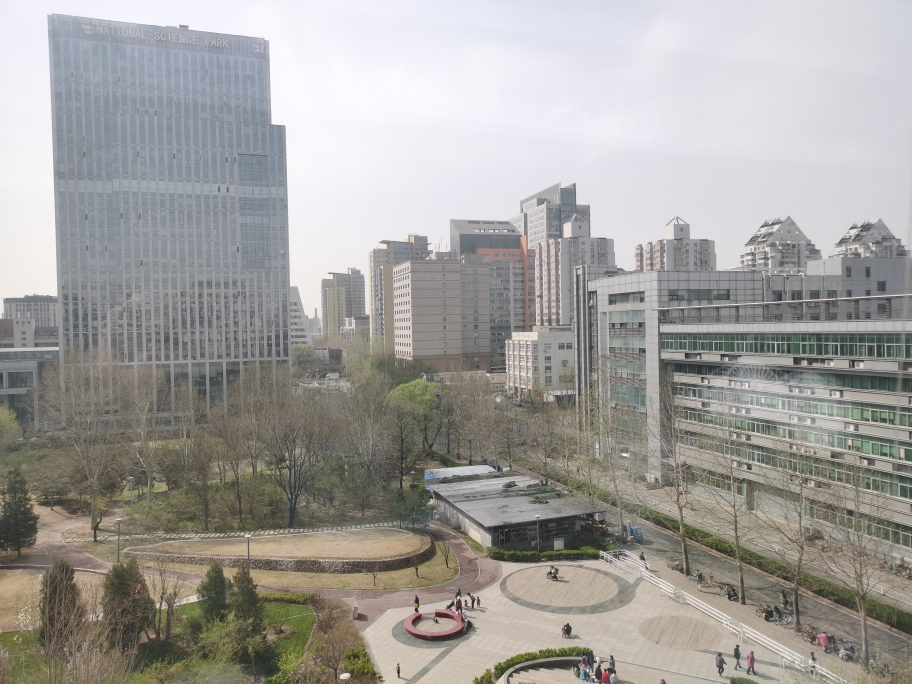
#> input picture data/samples/rt0.jpg, 3648 x 2736 px (shown at 1/4 size)
$ python test_origin.py
#> lines starting #> are read from the running program, lines starting #| are printed output that depends on the picture
### src/vp_calib/engine.py
import os
import sys
import math
import numpy as np
import cv2
from typing import List, Tuple, Optional, Union, Any

EPS = 1e-10

def read_image(path: str) -> Optional[np.ndarray]:
    image = cv2.imread(path)
    if image is not None:
        image = cv2.cvtColor(image, cv2.COLOR_BGR2RGB)
    return image

def image_enhance(image: np.ndarray, contrast: float, sharpness: float) -> np.ndarray:
    return cv2.convertScaleAbs(image, alpha=1.2, beta=5)

def get_hough_lines_cv(image: np.ndarray, line_length: int, line_gap: int) -> Tuple[np.ndarray, np.ndarray]:
    if len(image.shape) == 3: gray = cv2.cvtColor(image, cv2.COLOR_RGB2GRAY)
    else: gray = image
    clahe = cv2.createCLAHE(clipLimit=2.0, tileGridSize=(8, 8))
    gray_clahe = clahe.apply(gray)
    high_thresh, _ = cv2.threshold(gray_clahe, 0, 255, cv2.THRESH_BINARY + cv2.THRESH_OTSU)
    edges = cv2.Canny(gray_clahe, high_thresh * 0.4, high_thresh, apertureSize=3)
    lines = cv2.HoughLinesP(edges, 1, np.pi/180, threshold=45, minLineLength=line_length, maxLineGap=line_gap)
    if lines is None: return np.array([]), edges
    return lines.reshape(-1, 2, 2), edges

def refine_vp_svd(lines: np.ndarray) -> np.ndarray:
    if len(lines) < 2: return np.array([0, 0, 0.0])
    pts1, pts2 = lines[:, 0], lines[:, 1]
    L = np.cross(np.c_[pts1, np.ones(len(pts1))], np.c_[pts2, np.ones(len(pts2))])
    _, _, Vh = np.linalg.svd(L)
    vp = Vh[-1, :]
    if abs(vp[2]) < EPS: return vp / (np.linalg.norm(vp[:2]) + EPS)
    return vp / vp[2]

def run_vectorized_ransac(lines: np.ndarray, iterations: int, threshold: float, ignore_mask: Optional[np.ndarray] = None, vp_type: str = None, pp: np.ndarray = None) -> Tuple[Optional[np.ndarray], Optional[np.ndarray]]:
    num_lines = lines.shape[0]
    if num_lines < 2: return None, None
    valid_indices = np.where(~ignore_mask)[0] if ignore_mask is not None else np.arange(num_lines)
    if len(valid_indices) < 2: return None, None
    idx_pairs = np.random.choice(valid_indices, size=(min(iterations, 2000), 2), replace=True)
    L1 = np.cross(np.c_[lines[idx_pairs[:,0],0], np.ones(len(idx_pairs))], np.c_[lines[idx_pairs[:,0],1], np.ones(len(idx_pairs))])
    L2 = np.cross(np.c_[lines[idx_pairs[:,1],0], np.ones(len(idx_pairs))], np.c_[lines[idx_pairs[:,1],1], np.ones(len(idx_pairs))])
    hyp = np.cross(L1, L2)
    mask = np.abs(hyp[:, 2]) > EPS
    hyp = hyp[mask]; hyp /= (hyp[:, 2:3] + EPS)

    # [改良 2] Spatial Constraints for Indoor Environments
    if vp_type == 'forward' and pp is not None:
        dist = np.linalg.norm(hyp[:, :2] - pp, axis=1)
        hyp = hyp[dist < pp[0] * 1.0] # Forward VP is near center
    elif vp_type == 'vertical' and pp is not None:
        dist = np.linalg.norm(hyp[:, :2] - pp, axis=1)
        hyp = hyp[dist > pp[0] * 1.5] # Vertical VP is far from center

    if len(hyp) == 0: return None, None
    line_dirs = lines[:, 1] - lines[:, 0]
    v_dirs = hyp[:, np.newaxis, :2] - lines[np.newaxis, :, 0, :2]
    cos_theta = np.abs(np.sum(v_dirs * line_dirs[np.newaxis], axis=2) / (np.linalg.norm(v_dirs, axis=2) * np.linalg.norm(line_dirs, axis=1) + EPS))
    in_mat = cos_theta > math.cos(threshold * np.pi / 180.0)
    best_idx = np.argmax(np.sum(in_mat, axis=1))
    return hyp[best_idx], in_mat[best_idx]

def get_vp_inliers(image_input: Any, contrast: float, sharpness: float, sigma: float,
                   iterations: int, line_len: int, line_gap: int, threshold: float,
                   processing_width: int = 960) -> Tuple[List, List, List]:
    """
    Detects vanishing points and their inlier lines using RANSAC.

    Args:
        image_input: Path to the image or numpy array of the image.
        contrast: Contrast enhancement factor.
        sharpness: Sharpness enhancement factor.
        sigma: Gaussian blur sigma.
        iterations: Number of RANSAC iterations.
        line_len: Minimum line length for Hough transform.
        line_gap: Maximum line gap for Hough transform.
        threshold: Inlier threshold angle in degrees.
        processing_width: Width to resize image for processing.

    Returns:
        Tuple containing inlier masks, vanishing points, and visualization data.
    """
    full_image = read_image(image_input) if isinstance(image_input, str) else image_input
    if full_image is None: return [], [], [None, None, None, np.array([])]
    h, w = full_image.shape[:2]
    scale = processing_width / float(w)
    img_s = cv2.resize(full_image, (processing_width, int(h * scale)))
    sh, sw = img_s.shape[:2]
    if sigma > 0: img_s = cv2.GaussianBlur(img_s, (int(sigma*2)|1, int(sigma*2)|1), sigma)
    enh = image_enhance(img_s, contrast, sharpness)
    lines_s, edges_s = get_hough_lines_cv(enh, line_len, line_gap)
    if lines_s.size == 0: return [], [None, None, None], [full_image, enh, edges_s, np.array([])]

    dy, dx = np.abs(lines_s[:, 1, 1] - lines_s[:, 0, 1]), np.abs(lines_s[:, 1, 0] - lines_s[:, 0, 0])
    y_mean = np.mean(lines_s[:, :, 1], axis=1)

    # [改良 1] 更精細的語意篩選
    # 垂直池: 嚴格垂直線 (dy > dx * 2.0)
    v_mask = (dy > dx * 2.0)
    # 車道/深度池: 非垂直線
    road_mask = (~v_mask)

    pp_s = np.array([sw/2, sh/2])

    # RANSAC (導入空間約束)
    _, i_y = run_vectorized_ransac(lines_s, iterations, threshold, ignore_mask=~v_mask, vp_type='vertical', pp=pp_s)
    _, i_z = run_vectorized_ransac(lines_s, iterations, threshold, ignore_mask=~road_mask, vp_type='forward', pp=pp_s)

    def compute_vp_from_mask(m):
        if m is None or np.sum(m) < 2: return np.array([0, 0, 0.0])
        v = refine_vp_svd(lines_s[m])
        return np.array([v[0]/scale, v[1]/scale, v[2]])

    vy, vz = compute_vp_from_mask(i_y), compute_vp_from_mask(i_z)

    # [改良 3] Fallback 策略：若偵測不到 Vz，使用影像中心偏上點作為前進方向
    if np.linalg.norm(vz[:2]) < 1e-3 or vz[2] < 0.5:
        vz = np.array([w/2, h/2, 1.0])
    if np.linalg.norm(vy[:2]) < 1e-3: vy = np.array([0, 1, 0.0])

    # X 軸預設 (會由後續 cross product 校正)
    vx = np.array([1, 0, 0.0])

    return [None, i_z, i_y], [vx, vz, vy], [full_image, enh, edges_s, lines_s / scale]

# [34 lines left out: functions calculate_rotation_matrix, reconstruct_vps, calculate_camera_attitude, not called in this run]

def adapt_to_kitti_frame(ypr: np.ndarray) -> np.ndarray:
    y, p, r = ypr
    return np.array([(y + 180) % 360 - 180, p, (r + 90) % 180 - 90])

# [25 lines left out: function draw_axes_on_image, not called in this run]

def estimate_origin_from_inliers(image_shape: Tuple[int, ...], inlier_masks: List[np.ndarray], lines: np.ndarray) -> List[int]:
    h, w = image_shape[:2]
    ox, oy = int(w * 0.15), int(h * 0.85)

    if len(inlier_masks) >= 3 and inlier_masks[1] is not None and inlier_masks[2] is not None:
        y_lines = lines[inlier_masks[2]]
        if len(y_lines) > 0:
            y_pts = y_lines.reshape(-1, 2)
            dists = np.linalg.norm(y_pts - np.array([w*0.2, h*0.8]), axis=1)
            best_pt = y_pts[np.argmin(dists)]
            pad = int(min(w, h) * 0.15)
            ox = int(np.clip(best_pt[0], pad, w - pad))
            oy = int(np.clip(best_pt[1], pad, h - pad))
    return [ox, oy]

# [51 lines left out: functions determine_focal_length, draw_inliers, main, not called in this run]

### test_origin.py
import sys, cv2, os
sys.path.append(os.path.abspath('src'))
from vp_calib.engine import get_vp_inliers, estimate_origin_from_inliers
img = "data/samples/rt0.jpg"
frame = cv2.imread(img)
#> frame is the input picture: shape (2736, 3648, 3); mean B, G, R 155.5, 159, 161.2
inliers, vps, viz = get_vp_inliers(img, 1.5, 2.0, 3, 3000, 60, 15, 2.0, 960)
#> in get_hough_lines_cv, `if len(image.shape) == 3: gray = cv2.cvtColor(image, cv2.COLOR_RGB2GRAY)`:
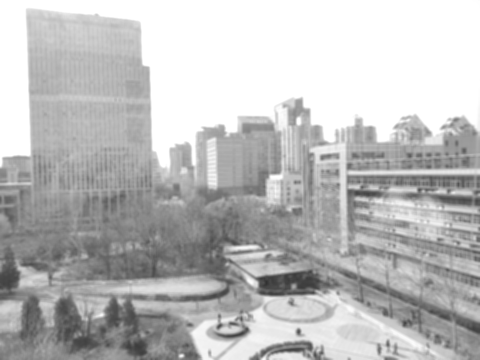
#> gray: shape (720, 960) (shown at 1/2 size); min 48, max 255, mean 188.1
#> in get_hough_lines_cv, `gray_clahe = clahe.apply(gray)`:
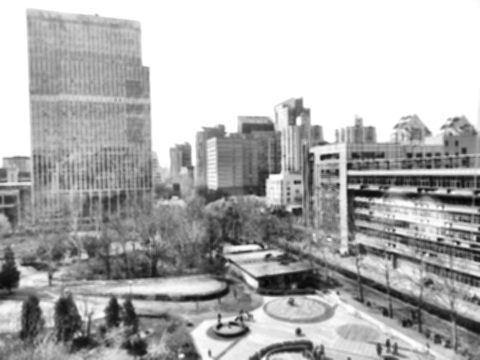
#> gray_clahe: shape (720, 960) (shown at 1/2 size); min 6, max 255, mean 175.3
#> in get_hough_lines_cv, `high_thresh, _ = cv2.threshold(gray_clahe, 0, 255, cv2.THRESH_BINARY +..`: high_thresh = 176
#> in get_hough_lines_cv, `edges = cv2.Canny(gray_clahe, high_thresh * 0.4, high_thresh, aperture..`:
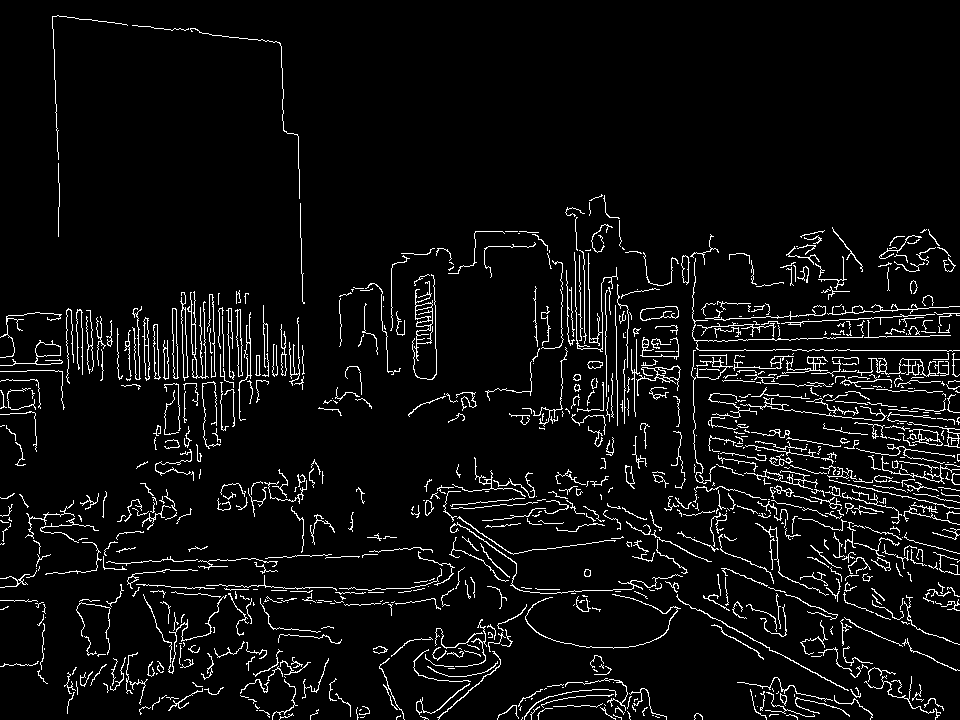
#> edges: shape (720, 960); 5.5% white in thin lines or dots
#> in get_hough_lines_cv, `lines = cv2.HoughLinesP(edges, 1, np.pi/180, threshold=45, minLineLeng..`: lines = 290 rows, first 6: [693, 327, 959, 313], [694, 340, 929, 336], [50, 320, 303, 351], [678, 350, 775, 350], [60, 353, 298, 341], [605, 352, 674, 357]
#> in get_vp_inliers, `dy, dx = np.abs(lines_s[:, 1, 1] - lines_s[:, 0, 1]), np.abs(lines_s[:..`: dy = 290 values, max 190 at index 19, min 0 at index 3, mean 21.88; dx = 290 values, max 268 at index 13, min 0 at index 235, mean 93.75
#> in get_vp_inliers, `y_mean = np.mean(lines_s[:, :, 1], axis=1)`: y_mean = 290 values, max 706.5 at index 184, min 24 at index 270, mean 425.1
#> in run_vectorized_ransac, `valid_indices = np.where(~ignore_mask)[0] if ignore_mask is not None e..`: valid_indices = [19, 53, 113, 166, 220, 235, 248, 249, 255, 268, 274, 283, 287, 288]
#> in run_vectorized_ransac, `idx_pairs = np.random.choice(valid_indices, size=(min(iterations, 2000..`: idx_pairs = 2000 pairs, first value 19 to 288, second value 19 to 288
#> in run_vectorized_ransac, `L1 = np.cross(np.c_[lines[idx_pairs[:,0],0], np.ones(len(idx_pairs))],..`: L1 = 2000 rows, first 8: [-64, 2, 33658], [-190, 6, 9974], [-94, 2, 53916], [-77, 1, 31674], [-69, 1, 42148], [-91, 3, 38578], [-77, 1, 31674], [156, 0, -108108]
#> in run_vectorized_ransac, `L2 = np.cross(np.c_[lines[idx_pairs[:,1],0], np.ones(len(idx_pairs))],..`: L2 = 2000 rows, first 8: [61, 0, -23851], [-69, 1, 42148], [-69, 1, 42148], [-61, 1, 46796], [61, 0, -23851], [102, 1, -58961], [-84, 5, 62017], [156, 0, -108108]
#> in run_vectorized_ransac, `hyp = np.cross(L1, L2)`: hyp = 2000 rows, first 8: [-47702, 526674, -122], [242914, 7319914, 224], [30380, 241708, 44], [15122, 1671178, -16], [-23851, 925309, -61], [-215461, -1430495, -397], [-96353, 2114693, -301], [0, 0, 0]
#> in run_vectorized_ransac, `hyp = hyp[mask]`: hyp = 1768 rows, first 8: [-47702, 526674, -122], [242914, 7319914, 224], [30380, 241708, 44], [15122, 1671178, -16], [-23851, 925309, -61], [-215461, -1430495, -397], [-96353, 2114693, -301], [75204, 353390, 122]
#> in run_vectorized_ransac, `hyp /= hyp[:, 2:3] + EPS`: hyp = 1768 rows, first 8: [391, -4317, 1], [1084.4, 32678.2, 1], [690.5, 5493.4, 1], [-945.1, -104448.6, 1], [391, -15169, 1], [542.7, 3603.3, 1], [320.1, -7025.6, 1], [616.4, 2896.6, 1]
#> in run_vectorized_ransac, `dist = np.linalg.norm(hyp[:, :2] - pp, axis=1)`: dist = 1768 values, max 1439515.2 at index 206, min 236.7 at index 401, mean 41497
#> in run_vectorized_ransac, `hyp = hyp[dist > pp[0] * 1.5]`: hyp = 1708 rows, first 8: [391, -4317, 1], [1084.4, 32678.2, 1], [690.5, 5493.4, 1], [-945.1, -104448.6, 1], [391, -15169, 1], [542.7, 3603.3, 1], [320.1, -7025.6, 1], [616.4, 2896.6, 1]
#> in run_vectorized_ransac, `line_dirs = lines[:, 1] - lines[:, 0]`: line_dirs = 290 pairs, first value 0 to 268, second value -156 to 190
#> in run_vectorized_ransac, `cos_theta = np.abs(np.sum(v_dirs * line_dirs[np.newaxis], axis=2) / (n..`:
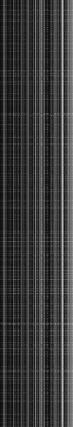
#> cos_theta: shape (1708, 290) float64 (shown at 1/4 size); min 1.21e-06, max 1, mean 0.234
#> in run_vectorized_ransac, `in_mat = cos_theta > math.cos(threshold * np.pi / 180.0)`:
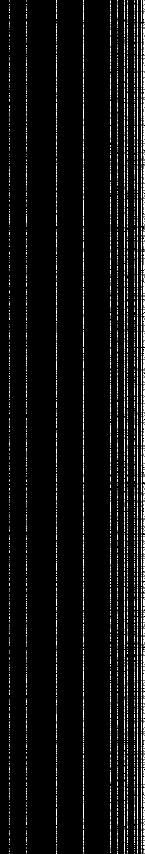
#> in_mat: shape (1708, 290) bool (shown at 1/2 size); 3.3% white in thin lines or dots
#> in run_vectorized_ransac, `best_idx = np.argmax(np.sum(in_mat, axis=1))`: best_idx = 1
#> call 2 of run_vectorized_ransac, with lines = array of shape (290, 2, 2), iterations = 3000, threshold = 2, ignore_mask = array of shape (290,), vp_type = 'forward', pp = array of shape (2,)
#> in run_vectorized_ransac (call 2), `valid_indices = np.where(~ignore_mask)[0] if ignore_mask is not None e..`: valid_indices = 276 values from 0 to 289
#> in run_vectorized_ransac (call 2), `idx_pairs = np.random.choice(valid_indices, size=(min(iterations, 2000..`: idx_pairs = 2000 pairs, first value 0 to 289, second value 0 to 289
#> in run_vectorized_ransac (call 2), `L1 = np.cross(np.c_[lines[idx_pairs[:,0],0], np.ones(len(idx_pairs))],..`: L1 = 2000 rows, first 8: [-59, 108, -20434], [14, 61, -40291], [-19, 175, -56854], [3, 61, -36611], [7, 63, -36547], [1, 66, -26111], [-7, 62, -19507], [24, 67, -39053]
#> in run_vectorized_ransac (call 2), `L2 = np.cross(np.c_[lines[idx_pairs[:,1],0], np.ones(len(idx_pairs))],..`: L2 = 2000 rows, first 8: [17, 69, -47104], [24, 67, -39053], [0, 148, -55796], [-8, 74, -22230], [21, 80, -55551], [-9, 83, -30225], [7, 72, -24468], [10, 60, -41230]
#> in run_vectorized_ransac (call 2), `hyp = np.cross(L1, L2)`: hyp = 2000 rows, first 8: [-3677286, -3126514, -5907], [317264, -420242, -526], [-1349908, -1060124, -2812], [1353184, 359578, 710], [-575953, -378630, -763], [172363, 265224, 677], [-112512, -307825, -938], [-419230, 598990, 770]
#> in run_vectorized_ransac (call 2), `hyp = hyp[mask]`: hyp = 1986 rows, first 8: [-3677286, -3126514, -5907], [317264, -420242, -526], [-1349908, -1060124, -2812], [1353184, 359578, 710], [-575953, -378630, -763], [172363, 265224, 677], [-112512, -307825, -938], [-419230, 598990, 770]
#> in run_vectorized_ransac (call 2), `hyp /= hyp[:, 2:3] + EPS`: hyp = 1986 rows, first 8: [622.5, 529.3, 1], [-603.2, 798.9, 1], [480.1, 377, 1], [1905.9, 506.4, 1], [754.9, 496.2, 1], [254.6, 391.8, 1], [119.9, 328.2, 1], [-544.5, 777.9, 1]
#> in run_vectorized_ransac (call 2), `dist = np.linalg.norm(hyp[:, :2] - pp, axis=1)`: dist = 1986 values, max 1099934.8 at index 1011, min 12.47 at index 1325, mean 2321.2
#> in run_vectorized_ransac (call 2), `hyp = hyp[dist < pp[0] * 1.0]`: hyp = 1102 rows, first 8: [622.5, 529.3, 1], [480.1, 377, 1], [754.9, 496.2, 1], [254.6, 391.8, 1], [119.9, 328.2, 1], [153.4, 319.4, 1], [312.6, 370.3, 1], [303.2, 488.1, 1]
#> in run_vectorized_ransac (call 2), `cos_theta = np.abs(np.sum(v_dirs * line_dirs[np.newaxis], axis=2) / (n..`:
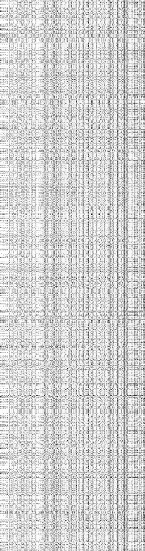
#> cos_theta: shape (1102, 290) float64 (shown at 1/2 size); min 6.28e-08, max 1, mean 0.82
#> in run_vectorized_ransac (call 2), `in_mat = cos_theta > math.cos(threshold * np.pi / 180.0)`:
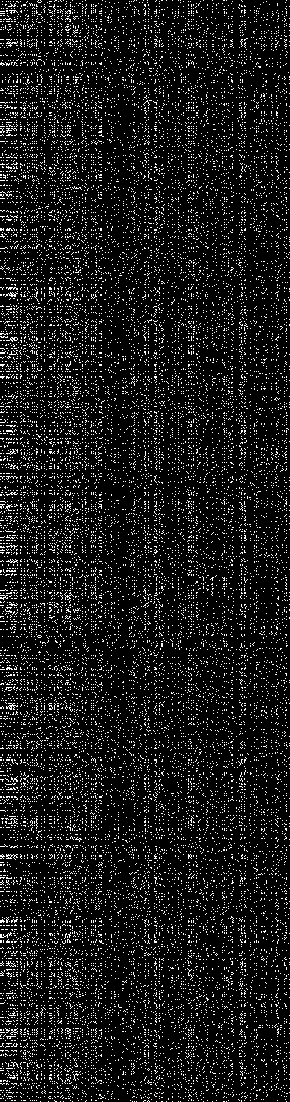
#> in_mat: shape (1102, 290) bool; 9.9% white in thin lines or dots
#> in run_vectorized_ransac (call 2), `best_idx = np.argmax(np.sum(in_mat, axis=1))`: best_idx = 43
#> in refine_vp_svd, `pts1, pts2 = lines[:, 0], lines[:, 1]`: pts1 = 13 rows, first 8: [53, 16], [298, 153], [433, 275], [616, 356], [575, 311], [391, 329], [415, 281], [693, 443]; pts2 = 13 rows, first 8: [59, 206], [303, 303], [436, 366], [617, 425], [576, 209], [391, 268], [416, 358], [693, 287]
#> in refine_vp_svd, `L = np.cross(np.c_[pts1, np.ones(len(pts1))], np.c_[pts2, np.ones(len(..`: L = 13 rows, first 8: [-190, 6, 9974], [-150, 5, 43935], [-91, 3, 38578], [-69, 1, 42148], [102, 1, -58961], [61, 0, -23851], [-77, 1, 31674], [156, 0, -108108]
#> in refine_vp_svd, `_, _, Vh = np.linalg.svd(L)`: Vh = [[0.00182, -2.06e-05, -1], [-0.999, 0.0377, -0.00182], [-0.0377, -0.999, -4.78e-05]]
#> in refine_vp_svd, `vp = Vh[-1, :]`: vp = [-0.0377, -0.999, -4.78e-05]
#> in compute_vp_from_mask, `v = refine_vp_svd(lines_s[m])`: v = [787.4, 20896, 1]
#> in refine_vp_svd (call 2), `L = np.cross(np.c_[pts1, np.ones(len(pts1))], np.c_[pts2, np.ones(len(..`: L = 58 rows, first 8: [14, 266, -96684], [4, 235, -82676], [0, 97, -33950], [-10, 97, -31919], [9, 141, -51741], [-20, 236, -79156], [-3, 166, -59158], [-39, 244, -76176]
#> in get_vp_inliers, `vy, vz = compute_vp_from_mask(i_y), compute_vp_from_mask(i_z)`: vy = [2992, 79404.8, 1]; vz = [920.1, 1338.5, 1]
#> inliers = 3 items; vps = [[1, 0, 0], [920.1, 1338.5, 1], [2992, 79404.8, 1]]; viz = 4 items
origin = estimate_origin_from_inliers(viz[0].shape, inliers, viz[3])
#> in estimate_origin_from_inliers, `y_pts = y_lines.reshape(-1, 2)`: y_pts = 26 pairs, first value 201.4 to 2948.8, second value 60.8 to 2052
#> in estimate_origin_from_inliers, `dists = np.linalg.norm(y_pts - np.array([w*0.2, h*0.8]), axis=1)`: dists = 26 values, max 2245.9 at index 16, min 1119.9 at index 3, mean 1706
#> in estimate_origin_from_inliers, `best_pt = y_pts[np.argmin(dists)]`: best_pt = [1151.4, 1151.4]
#> in estimate_origin_from_inliers, `ox = int(np.clip(best_pt[0], pad, w - pad))`: ox = 1151
#> origin = [1151, 1151]
print(f"Calculated Origin: {origin}")
#| Calculated Origin: [1151, 1151]
